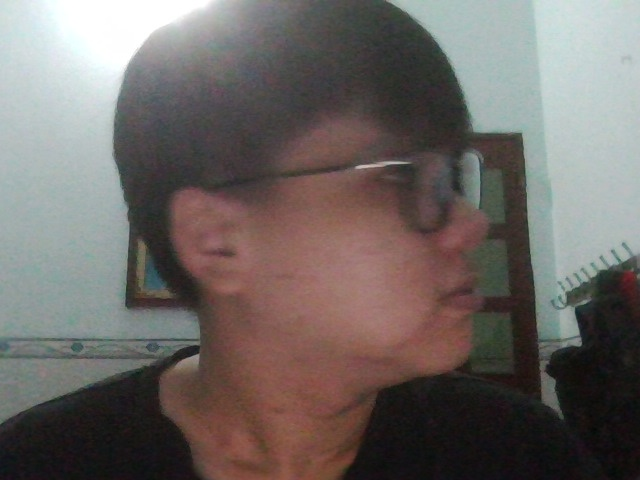
#> input picture data/image_120.jpg, 640 x 480 px
$ jupyter execute 25.ipynb
#> lines starting #> are read from the running program, lines starting #| are printed output that depends on the picture; after the words box and inside, x2 and y2 are one past the last pixel; in counts of white or black regions, pixels touching at a corner belong together
[cell 1]
import cv2

[cell 2]
def display(title, img):
    cv2.imshow(title, img)
    cv2.waitKey(0)
    cv2.destroyWindow(title)

[cell 3]
face_cascade = cv2.CascadeClassifier('./haarcascade/haarcascade_frontalface_default.xml')
eye_cascade = cv2.CascadeClassifier('./haarcascade/haarcascade_eye_tree_eyeglasses.xml')

[cell 4]
img = cv2.imread('./data/image_120.jpg')
#> img is the input picture: shape (480, 640, 3); mean B, G, R 100.9, 103.9, 110.4

[cell 5]
gray = cv2.cvtColor(img, cv2.COLOR_BGR2GRAY)
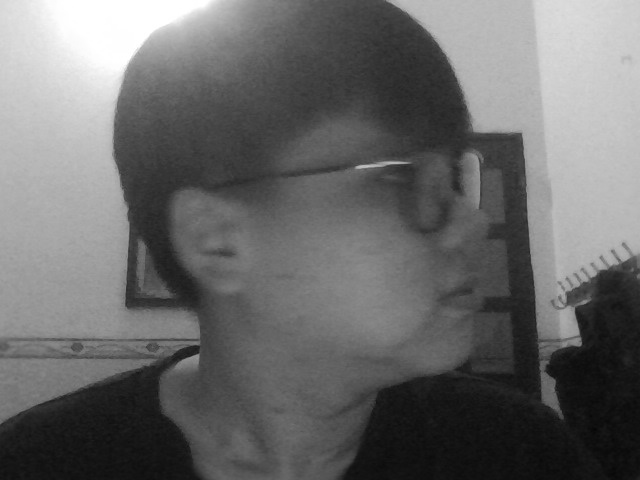
#> gray: shape (480, 640); min 5, max 255, mean 105.5

[cell 6]
faces = face_cascade.detectMultiScale(gray, scaleFactor=1.1, minNeighbors=5, minSize=(30,30))
#> faces = ()

[cell 7]
eyes = eye_cascade.detectMultiScale(gray, scaleFactor=1.1, minNeighbors=1, minSize=(5,5))
#> eyes = ()

[cell 8]
for (x, y, w, h) in faces:
    cv2.rectangle(img, (x, y), (x+w, y+h), (0, 255,0), 2)
#> this loop made 0 passes

[cell 9]
for (x, y, w, h) in eyes:
    cv2.rectangle(img, (x, y), (x+w, y+h), (255, 0,0), 2)

[cell 10]
display('Faces: ', img)

$ run again, with data/image_100.jpg copied over data/image_120.jpg
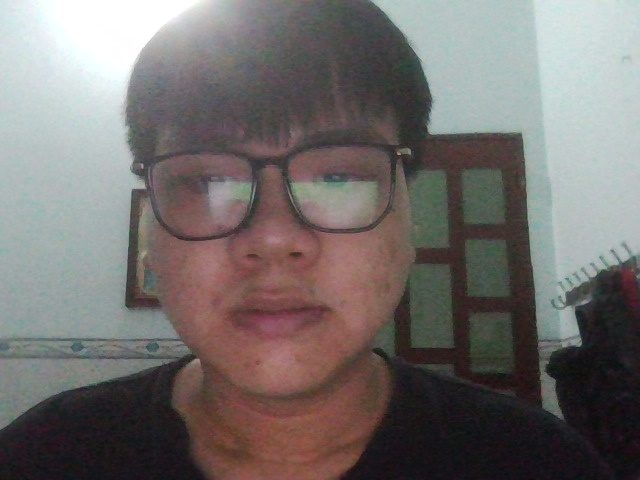
#> input picture data/image_100.jpg, 640 x 480 px
#> img is the input picture: shape (480, 640, 3); mean B, G, R 108.9, 110.8, 115.8
#> `gray = cv2.cvtColor(img, cv2.COLOR_BGR2GRAY)`:
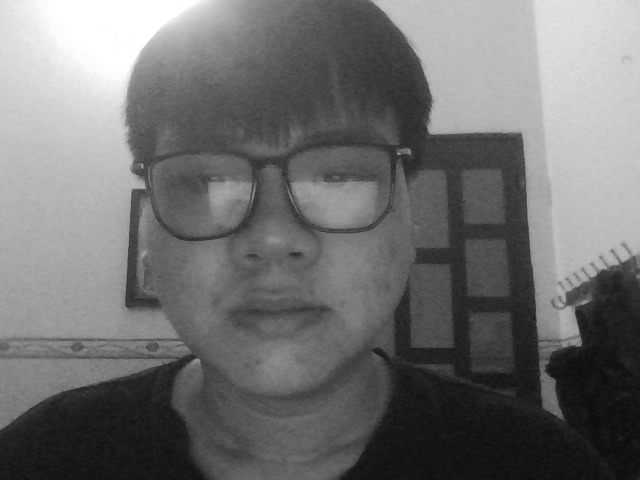
#> gray: shape (480, 640); min 11, max 255, mean 112.1
#> faces = ()
#> eyes = [[272, 234, 45, 45]]
#> the loop `for (x, y, w, h) in eyes:` made 1 pass
#> after the loop `for (x, y, w, h) in eyes:`:
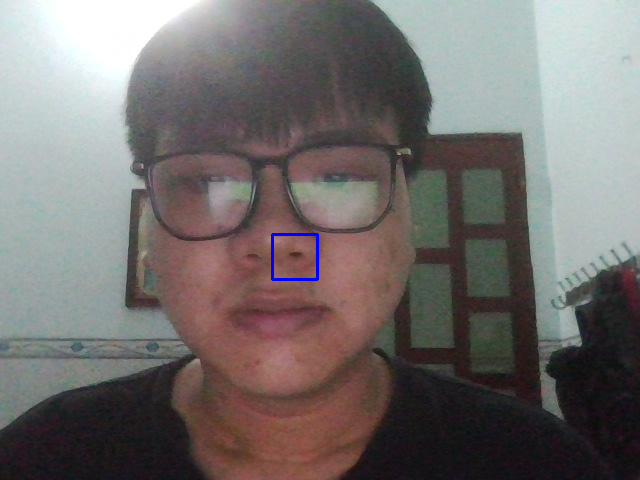
#> img: shape (480, 640, 3); 0.17% of pixels changed, all inside (x1, y1, x2, y2) = (271, 233, 319, 281)

$ run again, with data/image_140.jpg copied over data/image_120.jpg
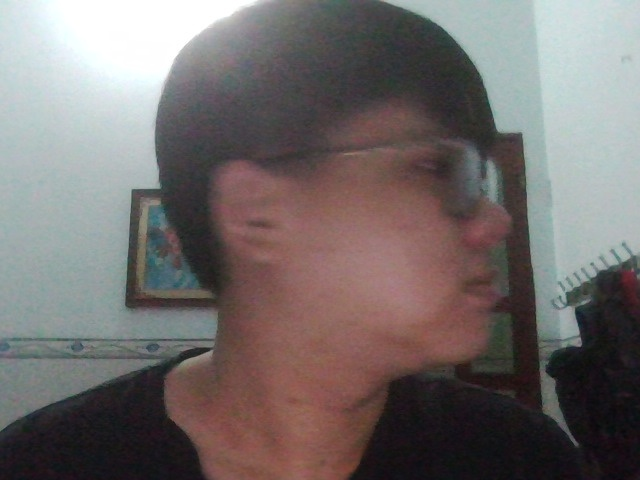
#> input picture data/image_140.jpg, 640 x 480 px
#> img is the input picture: shape (480, 640, 3); mean B, G, R 108.1, 109, 115.7
#> `gray = cv2.cvtColor(img, cv2.COLOR_BGR2GRAY)`:
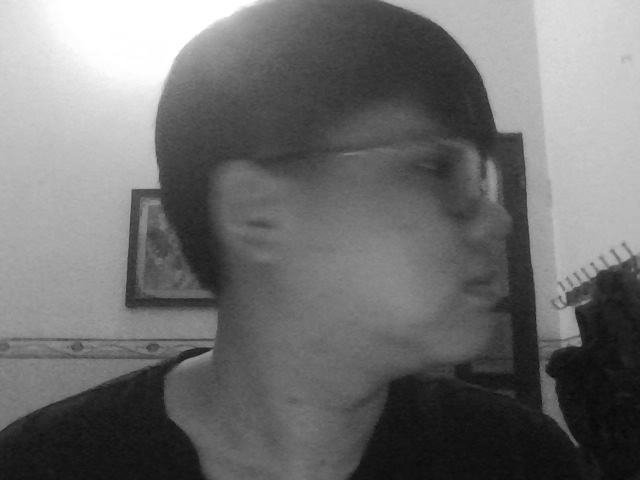
#> gray: shape (480, 640); min 8, max 255, mean 110.9
#> faces = ()
